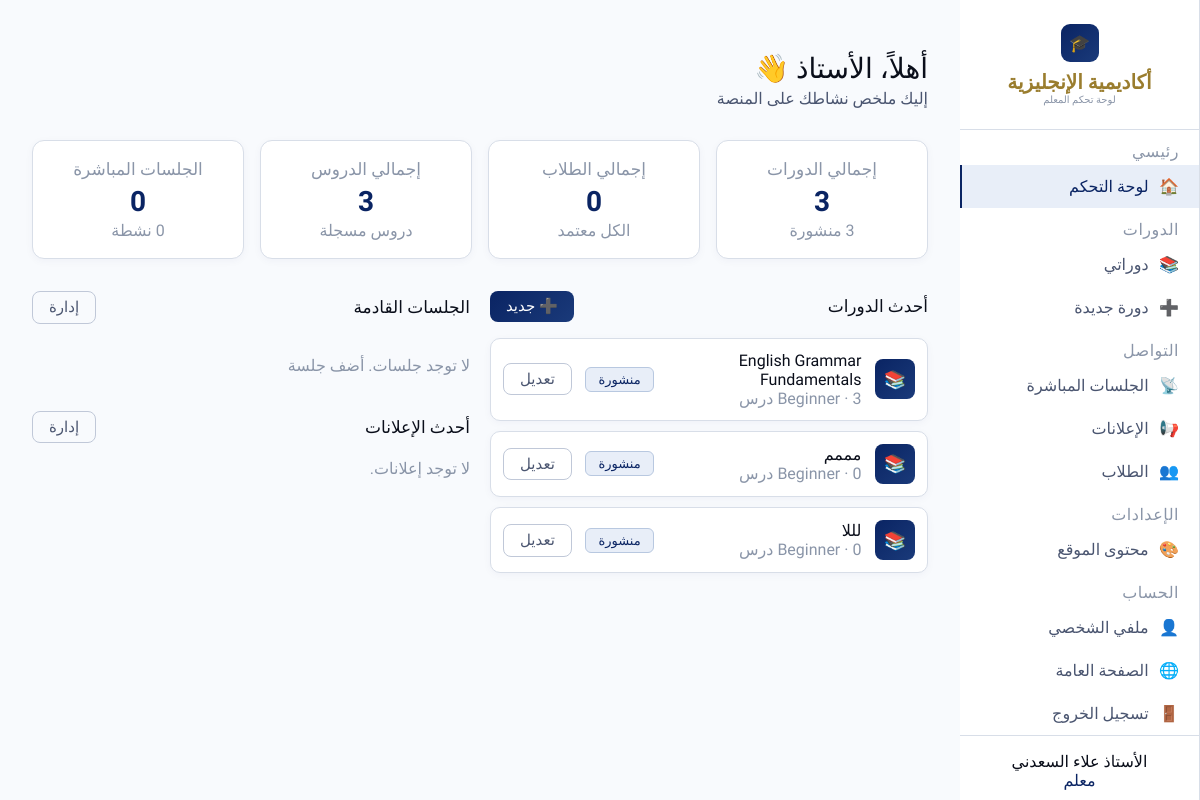
Screenshot of /teacher/dashboard (signed in) with the database file from the repository.
### app.py (models this page shows)
class User(UserMixin, db.Model):
    id = db.Column(db.Integer, primary_key=True)
    name = db.Column(db.String(100), nullable=False)
    email = db.Column(db.String(120), unique=True, nullable=False)
    password = db.Column(db.String(200), nullable=False)
    role = db.Column(db.String(20), default='student')  # 'teacher' or 'student'
    avatar = db.Column(db.String(200), default='')
    bio = db.Column(db.Text, default='')
    phone = db.Column(db.String(30), default='')
    whatsapp = db.Column(db.String(50), default='')
    telegram = db.Column(db.String(100), default='')
    hero_photo = db.Column(db.String(200), default='')
    country = db.Column(db.String(60), default='')
    created_at = db.Column(db.DateTime, default=datetime.utcnow)
    is_active_account = db.Column(db.Boolean, default=True)
    bank_account = db.Column(db.String(200), default='')
    bank_name = db.Column(db.String(100), default='')
    wallet_vodafone = db.Column(db.String(50), default='')
    wallet_instapay = db.Column(db.String(100), default='')
    wallet_stcpay = db.Column(db.String(50), default='')
    wallet_other = db.Column(db.String(200), default='')
    payment_notes = db.Column(db.Text, default='')
    enrollments = db.relationship('Enrollment', backref='student', lazy=True)
    progress = db.relationship('Progress', backref='student', lazy=True)

class Course(db.Model):
    id = db.Column(db.Integer, primary_key=True)
    title = db.Column(db.String(200), nullable=False)
    description = db.Column(db.Text, default='')
    thumbnail = db.Column(db.String(200), default='')
    level = db.Column(db.String(30), default='Beginner')
    category = db.Column(db.String(60), default='Grammar')
    price = db.Column(db.Float, default=0.0)
    is_free = db.Column(db.Boolean, default=False)
    is_published = db.Column(db.Boolean, default=False)
    created_at = db.Column(db.DateTime, default=datetime.utcnow)
    teacher_id = db.Column(db.Integer, db.ForeignKey('user.id'), nullable=False)
    teacher = db.relationship('User', backref='courses')
    lessons = db.relationship('Lesson', backref='course', lazy=True, cascade='all, delete-orphan')
    enrollments = db.relationship('Enrollment', backref='course', lazy=True, cascade='all, delete-orphan')

### app.py (the view)
@app.route('/teacher/dashboard')
@login_required
def teacher_dashboard():
    if current_user.role != 'teacher':
        return redirect(url_for('student_dashboard'))
    courses = Course.query.filter_by(teacher_id=current_user.id).all()
    total_students = db.session.query(Enrollment).join(Course).filter(
        Course.teacher_id == current_user.id).count()
    total_lessons = db.session.query(Lesson).join(Course).filter(
        Course.teacher_id == current_user.id).count()
    live_sessions = LiveSession.query.filter_by(teacher_id=current_user.id).order_by(
        LiveSession.scheduled_at.desc()).limit(5).all()
    announcements = Announcement.query.filter_by(teacher_id=current_user.id).order_by(
        Announcement.created_at.desc()).limit(5).all()
    pending = Enrollment.query.join(Course).filter(
        Course.teacher_id == current_user.id, Enrollment.is_approved == False).count()
    pending = Enrollment.query.join(Course).filter(Course.teacher_id == current_user.id, Enrollment.is_approved == False).count()
    return render_template('teacher/dashboard.html', courses=courses,
                           total_students=total_students, total_lessons=total_lessons,
                           live_sessions=live_sessions, announcements=announcements, pending=pending)

### app.py (called while the page is built)
@login_manager.user_loader
def load_user(user_id):
    return User.query.get(int(user_id))

### templates/teacher/dashboard.html (shortened to what this page needs)
{% extends "base.html" %}
{% block body %}
<div class="sidebar">
  <div class="sb-logo">
    <div class="ic">🎓</div>
    <h2>أكاديمية الإنجليزية</h2>
    <p>لوحة تحكم المعلم</p>
  </div>
  <div class="sb-section">رئيسي</div>
  <a href="{{ url_for('teacher_dashboard') }}" class="sb-link {% if request.endpoint == 'teacher_dashboard' %}active{% endif %}"><span class="ic">🏠</span>لوحة التحكم</a>
  <div class="sb-section">الدورات</div>
  <a href="{{ url_for('teacher_courses') }}" class="sb-link {% if request.endpoint == 'teacher_courses' %}active{% endif %}"><span class="ic">📚</span>دوراتي</a>
  <a href="{{ url_for('new_course') }}" class="sb-link {% if request.endpoint == 'new_course' %}active{% endif %}"><span class="ic">➕</span>دورة جديدة</a>
  <div class="sb-section">التواصل</div>
  <a href="{{ url_for('teacher_live') }}" class="sb-link {% if request.endpoint == 'teacher_live' %}active{% endif %}"><span class="ic">📡</span>الجلسات المباشرة</a>
  <a href="{{ url_for('teacher_announcements') }}" class="sb-link {% if request.endpoint == 'teacher_announcements' %}active{% endif %}"><span class="ic">📢</span>الإعلانات</a>
  <a href="{{ url_for('teacher_students') }}" class="sb-link "><span class="ic">👥</span>الطلاب </a>
    <div class="sb-section">الإعدادات</div>
  <a href="{{ url_for('teacher_site_content') }}" class="sb-link {% if request.endpoint == 'teacher_site_content' %}active{% endif %}"><span class="ic">🎨</span>محتوى الموقع</a>
<div class="sb-section">الحساب</div>
  <a href="{{ url_for('teacher_profile') }}" class="sb-link {% if request.endpoint == 'teacher_profile' %}active{% endif %}"><span class="ic">👤</span>ملفي الشخصي</a>
  <a href="{{ url_for('index') }}" class="sb-link" target="_blank"><span class="ic">🌐</span>الصفحة العامة</a>
  <a href="{{ url_for('logout') }}" class="sb-link"><span class="ic">🚪</span>تسجيل الخروج</a>
  <div class="sb-user">
    <div class="name">{{ current_user.name }}</div>
    <div class="role">معلم</div>
  </div>
</div>
<div class="main">
  <div class="page-title">أهلاً، {{ current_user.name.split()[0] }} 👋</div>
  <div class="page-sub">إليك ملخص نشاطك على المنصة</div>
  <div class="stats-grid">
    <div class="stat-card"><div class="label">إجمالي الدورات</div><div class="val">{{ courses|length }}</div><div class="sub">{{ courses|selectattr('is_published')|list|length }} منشورة</div></div>
    <div class="stat-card"><div class="label">إجمالي الطلاب</div><div class="val">{{ total_students }}</div><div class="sub">{% if pending > 0 %}{{ pending }} معلق{% else %}الكل معتمد{% endif %}</div></div>
    <div class="stat-card"><div class="label">إجمالي الدروس</div><div class="val">{{ total_lessons }}</div><div class="sub">دروس مسجلة</div></div>
    <div class="stat-card"><div class="label">الجلسات المباشرة</div><div class="val">{{ live_sessions|length }}</div><div class="sub">{{ live_sessions|selectattr('is_active')|list|length }} نشطة</div></div>
  </div>
  <div class="grid2">
    <div>
      <div class="section-title">
        <span>أحدث الدورات</span>
        <a href="{{ url_for('new_course') }}" class="btn btn-primary btn-sm">➕ جديد</a>
      </div>
      {% for course in courses[:5] %}
      <div class="course-row">
        <div class="course-ic">📚</div>
        <div class="course-info" style="flex:1;">
          <h4>{{ course.title }}</h4>
          <div class="meta">{{ course.level }} · {{ course.lessons|length }} درس</div>
        </div>
        <span class="badge {% if course.is_published %}badge-blue{% else %}badge-gray{% endif %}">
          {% if course.is_published %}منشورة{% else %}مسودة{% endif %}
        </span>
        <a href="{{ url_for('teacher_course_edit', course_id=course.id) }}" class="btn btn-ghost btn-sm">تعديل</a>
      </div>
      {% else %}
      <p style="color:var(--tx3);font-size:16px;padding:1rem 0;">لا توجد دورات بعد. <a href="{{ url_for('new_course') }}" style="color:var(--blue);">أنشئ دورتك الأولى</a></p>
      {% endfor %}
    </div>
    <div>
      <div class="section-title">
        <span>الجلسات القادمة</span>
        <a href="{{ url_for('teacher_live') }}" class="btn btn-ghost btn-sm">إدارة</a>
      </div>
      {% for ls in live_sessions %}
      <div class="ls-row">
        <h4>{{ ls.title }}</h4>
        <div class="meta">📅 {{ ls.scheduled_at.strftime('%Y-%m-%d %H:%M') }} · {{ ls.duration_minutes }} دقيقة</div>
        <div style="margin-top:.35rem;"><span class="badge {% if ls.is_active %}badge-blue{% else %}badge-gray{% endif %}">{% if ls.is_active %}نشطة{% else %}غير نشطة{% endif %}</span></div>
      </div>
      {% else %}
      <p style="color:var(--tx3);font-size:16px;padding:1rem 0;">لا توجد جلسات. <a href="{{ url_for('teacher_live') }}" style="color:var('blue');">أضف جلسة</a></p>
      {% endfor %}
      <div style="margin-top:1.25rem;">
        <div class="section-title"><span>أحدث الإعلانات</span><a href="{{ url_for('teacher_announcements') }}" class="btn btn-ghost btn-sm">إدارة</a></div>
        {% for ann in announcements %}
        <div class="ls-row">
          <h4>{{ ann.title }}</h4>
          <div class="meta">{{ ann.created_at.strftime('%Y-%m-%d') }}</div>
        </div>
        {% else %}
        <p style="color:var(--tx3);font-size:16px;">لا توجد إعلانات.</p>
        {% endfor %}
      </div>
    </div>
  </div>
</div>
{% endblock %}

### templates/base.html (style rules this page uses)
* { margin:0;padding:0;box-sizing:border-box; }
:root { --gold:#C9A84C; --gold-l:#E8C96A; --gold-d:#9A7D2E; --gold-bg:#FFF8E7; --gold-bd:#F0E0B0; --blue:#0A2463; --blue-l:#1A3A7A; --blue-d:#051838; --blue-bg:#E8EEF8; --blue-bd:#B8C8E0; --bg:#F8FAFD; --bg2:#FFFFFF; --bg3:#EDF1F8; --tx:#0A0E1A; --tx2:#4A5570; --tx3:#8A95A8; --bd:#D8DEE8; --bd2:#C0C8D8; --red:#DC2626; --red-bg:#FEF2F2; --red-bd:#FECACA; --gradient-blue:linear-gradient(135deg, #0A2463, #1A3A7A); --gradient-gold:linear-gradient(135deg, #C9A84C, #E8C96A); --shadow-blue:0 4px 20px rgba(10,36,99,0.15); --shadow-gold:0 4px 20px rgba(201,168,76,0.25); }
body { font-family:'Tajawal',sans-serif;font-size:18px;background:var(--bg);color:var(--tx);min-height:100vh;direction:rtl;text-align:right; }
a { text-decoration:none;color:inherit; }
.btn { display:inline-flex;align-items:center;gap:.4rem;padding:.65rem 1.4rem;border-radius:8px;font-family:'Tajawal',sans-serif;font-size:17px;font-weight:500;cursor:pointer;border:none;transition:all .2s; }
.btn-primary { background:var(--gradient-blue);color:#fff; }
.btn-ghost { background:transparent;border:0.5px solid var(--bd2);color:var(--tx2); }
.btn-sm { padding:.4rem 1rem;font-size:15px; }
.badge { display:inline-block;padding:.25rem .75rem;border-radius:6px;font-size:13px;font-weight:500; }
.badge-blue { background:var(--blue-bg);color:var(--blue);border:0.5px solid var(--blue-bd); }

### templates/teacher/dashboard.html (style rules this page uses)
body { display:grid;grid-template-columns:240px 1fr;min-height:100vh; }
.sidebar { background:#fff;border-right:0.5px solid var(--bd);padding:1.5rem 0;display:flex;flex-direction:column;position:sticky;top:0;height:100vh;overflow-y:auto; }
.sb-logo { padding:0 1.25rem 1.5rem;border-bottom:0.5px solid var(--bd);text-align:center; }
.sb-logo .ic { width:38px;height:38px;background:var(--gradient-blue);border-radius:9px;display:flex;align-items:center;justify-content:center;font-size:17px;color:#FFD700;margin:0 auto; }
.sb-logo h2 { font-family:'Amiri',serif;font-size:20px;color:var(--gold-d);margin-top:.5rem; }
.sb-logo p { font-size:10px;color:var(--tx3); }
.sb-section { padding:.75rem 1.25rem .25rem;font-size:16px;color:var(--tx3);letter-spacing:.5px;text-transform:uppercase; }
.sb-link { display:flex;align-items:center;justify-content:flex-start;gap:.65rem;padding:.75rem 1.25rem;font-size:16px;color:var(--tx2);transition:all .15s;cursor:pointer;border-left:2px solid transparent; }
.sb-link:hover,.sb-link.active { background:var(--blue-bg);color:var(--blue);border-left-color:var(--blue); }
.sb-link .ic { font-size:16px;min-width:20px; }
.sb-user { margin-top:auto;padding:1rem 1.25rem;border-top:0.5px solid var(--bd);text-align:center; }
.sb-user .name { font-size:16px;font-weight:500;color:var(--tx); }
.sb-user .role { font-size:16px;color:var(--blue); }
.main { background:var(--bg);padding:2rem;overflow-y:auto; }
.page-title { font-family:'Amiri',serif;font-size:28px;color:var(--tx);margin-bottom:.25rem; }
.page-sub { font-size:16px;color:var(--tx2);margin-bottom:2rem; }
.stats-grid { display:grid;grid-template-columns:repeat(4,1fr);gap:1rem;margin-bottom:2rem; }
.stat-card { background:#fff;border:0.5px solid var(--bd);border-radius:12px;padding:1.1rem;box-shadow:0 2px 8px rgba(10,36,99,0.04);text-align:center; }
.stat-card .label { font-size:17px;color:var(--tx3);margin-bottom:.4rem; }
.stat-card .val { font-size:28px;font-weight:700;color:var(--blue); }
.stat-card .sub { font-size:16px;color:var(--tx3);margin-top:.2rem; }
.grid2 { display:grid;grid-template-columns:1fr 1fr;gap:1.25rem; }
.section-title { font-size:17px;font-weight:500;color:var(--tx);margin-bottom:1rem;display:flex;justify-content:space-between;align-items:center; }
.course-row { display:flex;align-items:center;gap:.85rem;padding:.75rem;border:0.5px solid var(--bd);border-radius:10px;background:#fff;margin-bottom:.65rem;transition:border-color .2s;box-shadow:0 2px 8px rgba(10,36,99,0.04); }
.course-ic { width:40px;height:40px;border-radius:8px;background:var(--gradient-blue);display:flex;align-items:center;justify-content:center;font-size:18px;flex-shrink:0;color:#FFD700; }
.course-info h4 { font-size:16px;font-weight:500;color:var(--tx); }
.course-info .meta { font-size:16px;color:var(--tx3); }

### rows the page displays
User: name "الأستاذ علاء السعدني", name "الأستاذ"
Course: title "English Grammar Fundamentals", level "Beginner", is_published "منشورة"
Course: title "مممم", level "Beginner", is_published "منشورة"
Course: title "لللا", level "Beginner", is_published "منشورة"

### other values shown
{{ courses|length }} "3"
{{ total_students }} "0"
{{ total_lessons }} "3"
{{ live_sessions|length }} "0"
